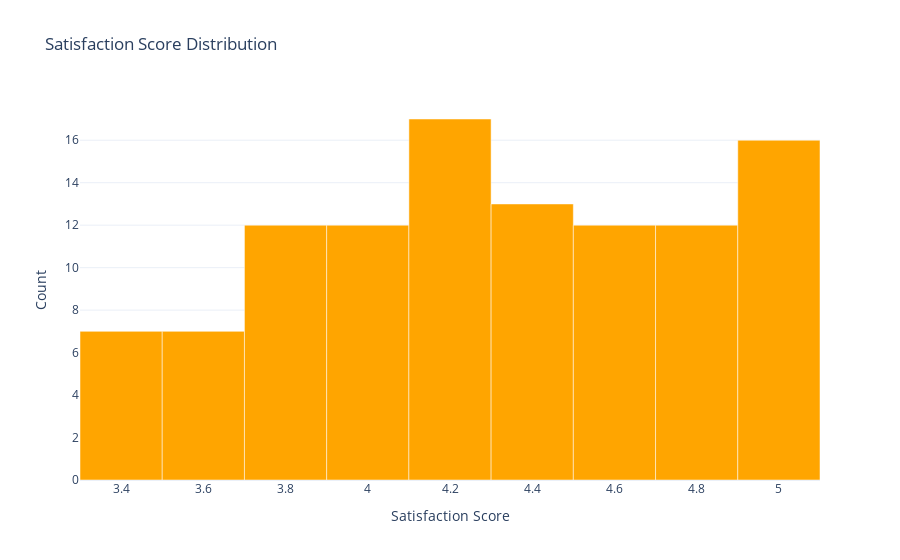

Here is the notebook cell this chart was saved with:
### Code cell
image_analysis = chai.steep(prompt=prompt, image_path="../tests/img/satisfaction.png")

### Figure 1 — Plotly figure (JSON) as saved in the notebook; plotly's stock layout.template omitted (floating-point values rounded to 4 significant figures)
{"data": [{"marker": {"color": "orange"}, "type": "bar", "x": [3.4, 3.6, 3.8, 4, 4.2, 4.4, 4.6, 4.8, 5], "y": [7, 7, 12, 12, 17, 13, 12, 12, 16]}], "layout": {"bargap": 0, "title": {"text": "Satisfaction Score Distribution"}, "xaxis": {"title": {"text": "Satisfaction Score"}}, "yaxis": {"title": {"text": "Count"}}}}
